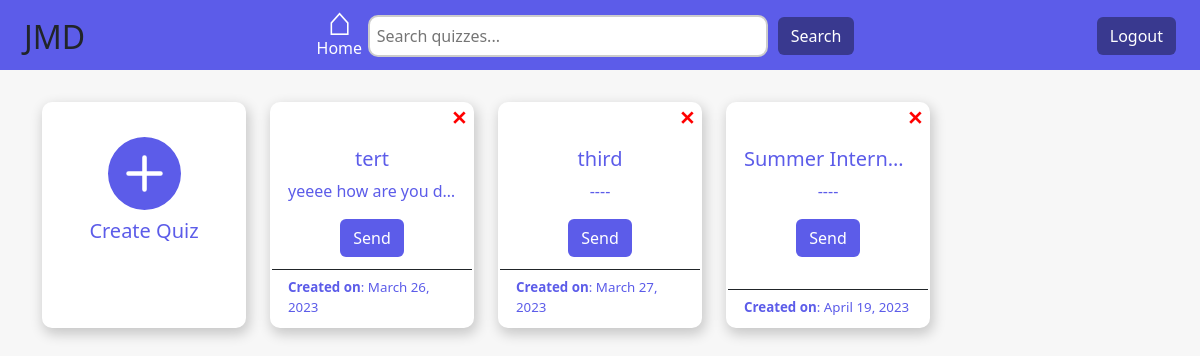
The page /dashboard (signed in) on the database its author committed.
### generateTest/models.py (models this page shows, shortened)
class BaseModel(models.Model):
    id=models.AutoField(primary_key=True)
    created_at=models.DateField(auto_now_add=True)
    updated_at= models.DateField(auto_now=True)
    class Meta:
        abstract=True

class Test(BaseModel):
    name=models.CharField(max_length=255,unique=True)
    summary=models.TextField()
    duration=models.DurationField()
    accepting_response= models.BooleanField(default=True)
    mutli_response= models.BooleanField(default=False)

### generateTest/views.py (the view)
# urls.py: path('dashboard',views.Dashboard,name='dashboard'),
@login_required(login_url='/login')
def Dashboard(request):
    search_query = request.GET.get('search_query')
    if search_query:
        quizzes = Test.objects.filter(name__icontains=search_query)
    else:
        quizzes = Test.objects.all()
    return render(request, 'generateTest/dashboard.html',{"quizzes":quizzes,"link":"http://127.0.0.1:8000/studentDetails/"})

### generateTest/templates/generateTest/dashboard.html (shortened to what this page needs)
{%extends 'generateTest/base.html' %}
{% load crispy_forms_tags %}
{% load widget_tweaks %}
{% block content%}
  {% include "generateTest/dashNav.html" %}
 <div class="container mt-3 mb-5">
      <div class="row">
        <div class="col-md-2">
        <div class="card border-primary mt-3 " id="addbtn">
          <div class="card-body text-primary mt-3" style="text-align: center;">
              <button type="button" style="border-style:none; background-color: transparent;" onclick="window.location.href='/createTest'">
                  <svg xmlns="http://www.w3.org/2000/svg"  id="plus" width="73" height="73" fill="#5c5ce9" class="bi bi-plus-circle-fill" viewBox="0 0 16 16">
                      <path d="M16 8A8 8 0 1 1 0 8a8 8 0 0 1 16 0zM8.5 4.5a.5.5 0 0 0-1 0v3h-3a.5.5 0 0 0 0 1h3v3a.5.5 0 0 0 1 0v-3h3a.5.5 0 0 0 0-1h-3v-3z"/>
                     </svg>
                 </button>
            <h5 class="card-title" style="margin-top:0.5rem;">Create Quiz</h5>
            </div>
        </div>
      </div>
        {% for quiz in quizzes %}
    <div class="col-md-2"  >
    <a href="/edit/{{ quiz.id }}" >
      <div class="card border-primary mt-3">
        <b class="delete-button h" onclick="window.location.href='/del/{{quiz.id}}'" style=" margin:0 5px -18px auto; font-size: 1.2em; background: none; border: none;color: red; cursor:pointer">&#x2715;</b>
        <div class="card-body text-primary mt-3" style="text-align: center;">
          <h5 class="card-title">{{ quiz.name }}</h5>
          {% if quiz.summary %}
              <p class="card-text">{{ quiz.summary }}</p>
          {% else %}
              <p class="card-text">----</p>
          {% endif %}
               <button class="btn h" id="my-button" type="button" style="background-color: #5c5ce9; margin-bottom: 10px; color: white;" data-bs-toggle="modal" data-bs-target="#exampleModal_{{quiz.id}}">Send</button>
              </div>
          <div class="card-footer bg-transparent border-dark" style="font-size: smaller; " ><span style="font-weight:600">Created on</span>: {{quiz.created_at}}</div>
      </div>
    </a>
    </div>
        {% endfor %}
  </div>
  </div>
{% endblock %}

### generateTest/templates/generateTest/dashboard.html (style rules this page uses)
body { background-color: rgb(247, 247, 247); }
.col-md-2 { width:20% !important; color:#5c5ce9 ; }
.col-md-2 a { text-decoration: none; }
.card { height: 94%; border:2px solid white !important; box-shadow: 2px 5px 13px 1px rgba(0, 0, 0, 0.2); border-radius: 10px; color:#5c5ce9 ; }
.card-body { flex: 1; overflow: hidden; text-overflow: ellipsis; margin-bottom:-15px; color:#5c5ce9 !important; }
.card-title,.card-text { white-space: nowrap; overflow: hidden; text-overflow: ellipsis; }

### rows shown on the page
Test: name "tert", summary "yeeee how are you d…", created_at "March 26, 2023"
Test: name "third", created_at "March 27, 2023"
Test: name "Summer Intern…", created_at "April 19, 2023"
